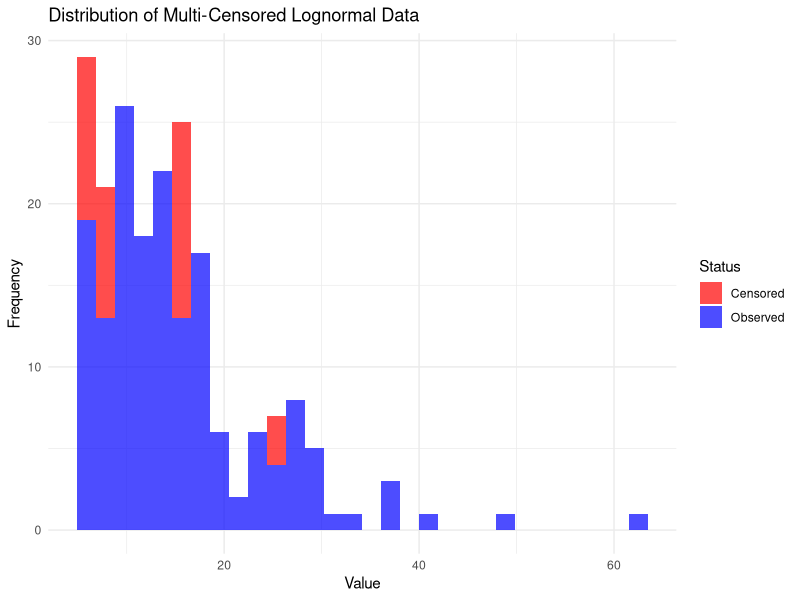
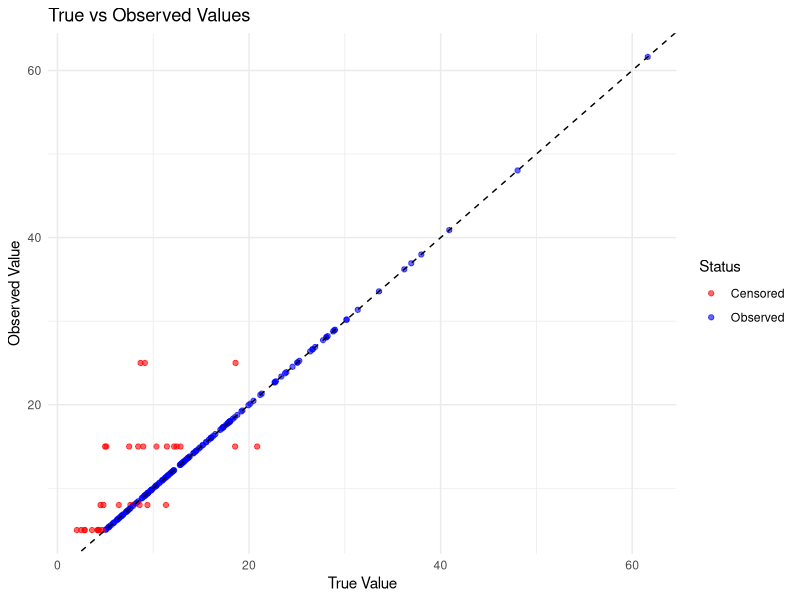

These figures' R source, in order:
library(data.table)

# Set seed for reproducibility
set.seed(42)

# Parameters for lognormal distribution
n <- 200
meanlog <- 2.5 # log-scale mean
sdlog <- 0.6 # log-scale standard deviation

# Generate the underlying lognormal data
true_values <- rlnorm(n, meanlog = meanlog, sdlog = sdlog)

# Define multiple censoring thresholds
# This simulates different detection limits or measurement constraints
censoring_thresholds <- c(8, 15, 25)
censoring_probs <- c(0.15, 0.10, 0.05) # Probability of each type of censoring

# Initialize the dataset
dt <- data.table(
  id = 1:n,
  true_value = true_values,
  value = true_values,
  censored = 1L # Start with all observations as uncensored
)

# Apply multiple types of censoring
for (i in seq_along(censoring_thresholds)) {
  threshold <- censoring_thresholds[i]
  prob <- censoring_probs[i]

  # Randomly select observations to censor at this threshold
  # Focus on values near the threshold for realistic censoring
  candidates <- which(dt$true_value <= threshold * 1.5 & dt$censored == 1)

  if (length(candidates) > 0) {
    n_to_censor <- rbinom(1, length(candidates), prob)
    if (n_to_censor > 0) {
      to_censor <- sample(candidates, min(n_to_censor, length(candidates)))
      dt[
        to_censor,
        `:=`(
          value = threshold,
          censored = 0L
        )
      ]
    }
  }
}

# Add some random left-censoring for values below detection
# This simulates instrument detection limits
detection_limit <- 5
below_detection <- dt$true_value < detection_limit & dt$censored == 1
if (sum(below_detection) > 0) {
  dt[
    below_detection,
    `:=`(
      value = detection_limit,
      censored = 0L
    )
  ]
}

# Summary statistics
cat("Dataset Summary:\n")
cat("Total observations:", nrow(dt), "\n")
cat("Censored observations:", sum(dt$censored == 0), "\n")
cat("Observed values:", sum(dt$censored == 1), "\n")
cat("Censoring rate:", round(mean(dt$censored == 0) * 100, 1), "%\n\n")

# Show unique censored values
censored_values <- unique(dt[censored == 0, value])
cat("Unique censored values:", sort(censored_values), "\n\n")

# Display first few rows
cat("First 10 rows:\n")
print(head(dt[, .(value, censored)], 10))

# Create summary by censoring status
summary_dt <- dt[,
  .(
    count = .N,
    min_value = min(value),
    max_value = max(value),
    mean_value = round(mean(value), 2)
  ),
  by = .(censored)
]

cat("\nSummary by censoring status:\n")
print(summary_dt)

# Save the dataset
final_dt <- dt[, .(value, censored)]
fwrite(final_dt, "multi_censored_lognormal_data.csv")

cat("\nDataset saved as 'multi_censored_lognormal_data.csv'\n")

# Optional: Create a plot to visualize the data
if (require(ggplot2, quietly = TRUE)) {
  p <- ggplot(dt, aes(x = value, fill = factor(censored))) +
    geom_histogram(alpha = 0.7, bins = 30) +
    scale_fill_manual(
      values = c("0" = "red", "1" = "blue"),
      labels = c("0" = "Censored", "1" = "Observed"),
      name = "Status"
    ) +
    labs(
      title = "Distribution of Multi-Censored Lognormal Data",
      x = "Value",
      y = "Frequency"
    ) +
    theme_minimal()

  print(p)

  # Also show the true vs observed values
  p2 <- ggplot(dt, aes(x = true_value, y = value, color = factor(censored))) +
    geom_point(alpha = 0.6) +
    geom_abline(intercept = 0, slope = 1, linetype = "dashed") +
    scale_color_manual(
      values = c("0" = "red", "1" = "blue"),
      labels = c("0" = "Censored", "1" = "Observed"),
      name = "Status"
    ) +
    labs(
      title = "True vs Observed Values",
      x = "True Value",
      y = "Observed Value"
    ) +
    theme_minimal()

  print(p2)
}